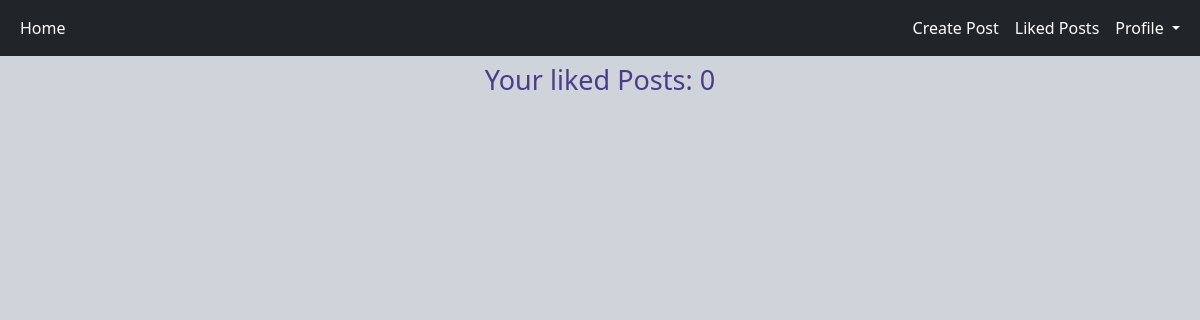
Page /likedpost (signed in) on the earlier database version.
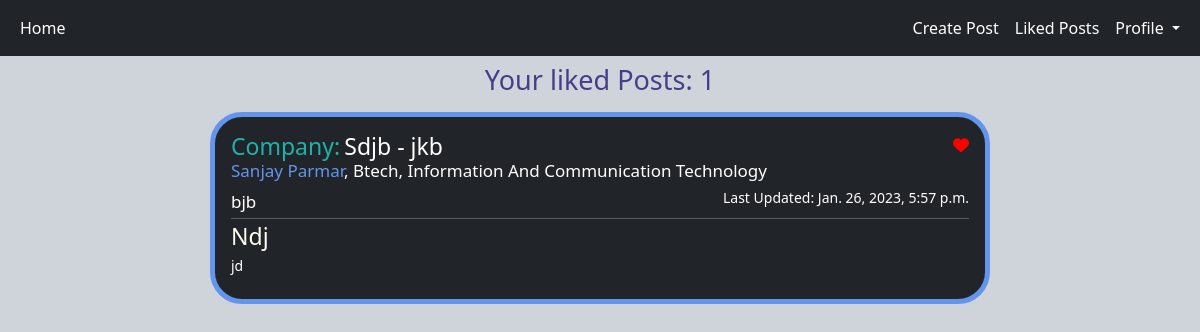
Same page on the later database version.
### WOC/models.py (models this page shows, shortened)
class Post(models.Model):
    user = models.CharField(max_length=30)
    id = models.UUIDField(primary_key=True, default=uuid.uuid4)
    company_name = models.CharField(max_length=255)
    title = models.TextField()
    job_profile = models.CharField(max_length=30)
    offer_type = models.CharField(max_length=30)
    year = models.IntegerField()
    posted_at = models.DateTimeField(default=datetime.now)
    main_blog = models.TextField()
    likes = models.IntegerField(default=0)
    creator = models.ForeignKey(Profile, on_delete=models.CASCADE, null=True, related_name='+')
    liked_by = models.ManyToManyField(Profile, default=None, blank=True)

class Profile(models.Model):
    user = models.ForeignKey(User, on_delete=models.CASCADE)
    id_user = models.IntegerField()
    first_name = models.CharField(max_length=32)
    last_name = models.CharField(max_length=32)
    profile_photo = models.ImageField(upload_to='profile_photo', default='default_photo.jpg')
    degree = models.CharField(max_length=32)
    program = models.CharField(max_length=60)
    year = models.IntegerField()
    def __str__(self):
        return self.user.username

### WOC/views.py (the view)
# urls.py: path('likedpost', views.likedpost, name='likedpost'),
@login_required(login_url='login')
def likedpost(request):
    user_profile = Profile.objects.get(user=request.user)
    posts = Post.objects.all()
    liked_posts = LikePost.objects.filter(username=request.user).values()
    num = len(liked_posts)
    return render(request, 'likedposts.html',
                  {'user_profile': user_profile, 'posts': posts, 'liked_posts': liked_posts, 'num': num})

### templates/likedposts.html (shortened to what this page needs)
{% load static %}
<!DOCTYPE html>
<html lang="en">
<head>
    <link rel="stylesheet" href="../static/css/home.css">
    <link href="https://cdn.jsdelivr.net/npm/bootstrap@5.3.0-alpha1/dist/css/bootstrap.min.css" rel="stylesheet">
    <link href="{% static 'fontawesomefree/css/all.min.css' %}" rel="stylesheet" type="text/css">
</head>
<body>
<body class="bg-dark-subtle">
<nav class="navbar navbar-expand-lg bg-dark sticky-top">
  <div class="container-fluid ">
    <div class="collapse navbar-collapse " id="navbarSupportedContent">
      <ul class="navbar-nav me-auto mb-0 mb-lg-0 ">
        <li class="nav-item">
          <a class="nav-link active text-white" aria-current="page" href="home">Home</a>
        </li>
          </ul>
        <ul class="navbar-nav ms-auto">
        <li class="nav-item ">
          <a class="nav-link text-white" href="upload">Create Post</a>
        </li>
            <li class="nav-item ">
          <a class="nav-link text-white" href="likedpost">Liked Posts</a>
        </li>
        <li class="nav-item dropdown">
          <a class="nav-link dropdown-toggle me text-white" href="#" role="button" data-bs-toggle="dropdown" aria-expanded="false" >
            Profile
          </a>
        </li>
      </ul>
    </div>
  </div>
</nav>
<h1 class="text-center my-2" style="font-size: 27px; color: darkslateblue">Your liked Posts: {{ num }}</h1>
{% for post in posts %}
    {% if user_profile in post.liked_by.all %}
        <div class="parth my-3">
            <div class="bg-dark text-white rounded-5 px-3 py-3" id="chaman">
                <h1 class="main_blog" id="company">Company:</h1>
                <h1 class="main_blog" id="compdata"> {{ post.company_name.capitalize }} - {{ post.offer_type }}</h1>
                    <a href="/like_like_post?post_id={{post.id}}" class="float-end">
                            {% if user_profile not in post.liked_by.all %}
                                <span id="heart"><i class="fa-regular fa-heart" aria-hidden="true" ></i> </span>
                            {% else %}
                                <span id="heart"><i class="fa-solid fa-heart" aria-hidden="true" ></i> </span>
                            {% endif %}
                    </a>
                <h1 class="main_blog" id="name"><a href="profile/{{ post.creator }}" class="link" target="_blank">{{ post.creator.first_name }} {{ post.creator.last_name }}</a>, {{ post.creator.degree }},
                                                        {{ post.creator.program }}</h1>
                    <h1 class="main_blog" id="prof">{{ post.job_profile }}  </h1>
                    <h1 class="main_blog" id="time">Last Updated: {{ post.posted_at }}</h1>
                <hr class="mt-1 mb-1">
                <div class="blog">
                    <h1 class="title_blog">{{ post.title.capitalize }}</h1>
                    <h1 class="main_blog">{{ post.main_blog }}</h1>
                </div>
            </div>
        </div>
    {% endif %}
{% endfor %}
</body>
</html>

Differences in the rows shown:
added Post: company_name "Sdjb", offer_type "jkb", creator.first_name "Sanjay", creator.last_name "Parmar", creator.degree "Btech", creator.program "Information And Communication Technology", job_profile "bjb", posted_at "Jan. 26, 2023, 5:57 p.m.", title "Ndj", main_blog "jd"
Other differences:
{{ num }}: "0" → "1"
